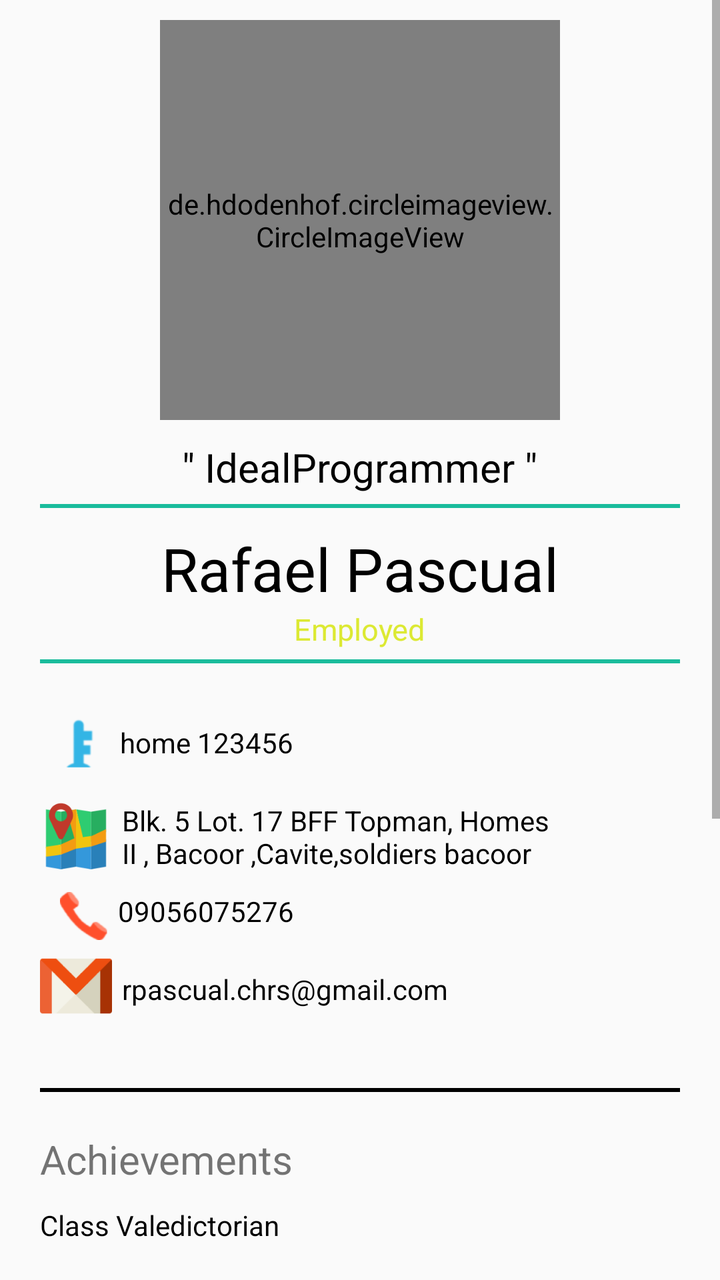
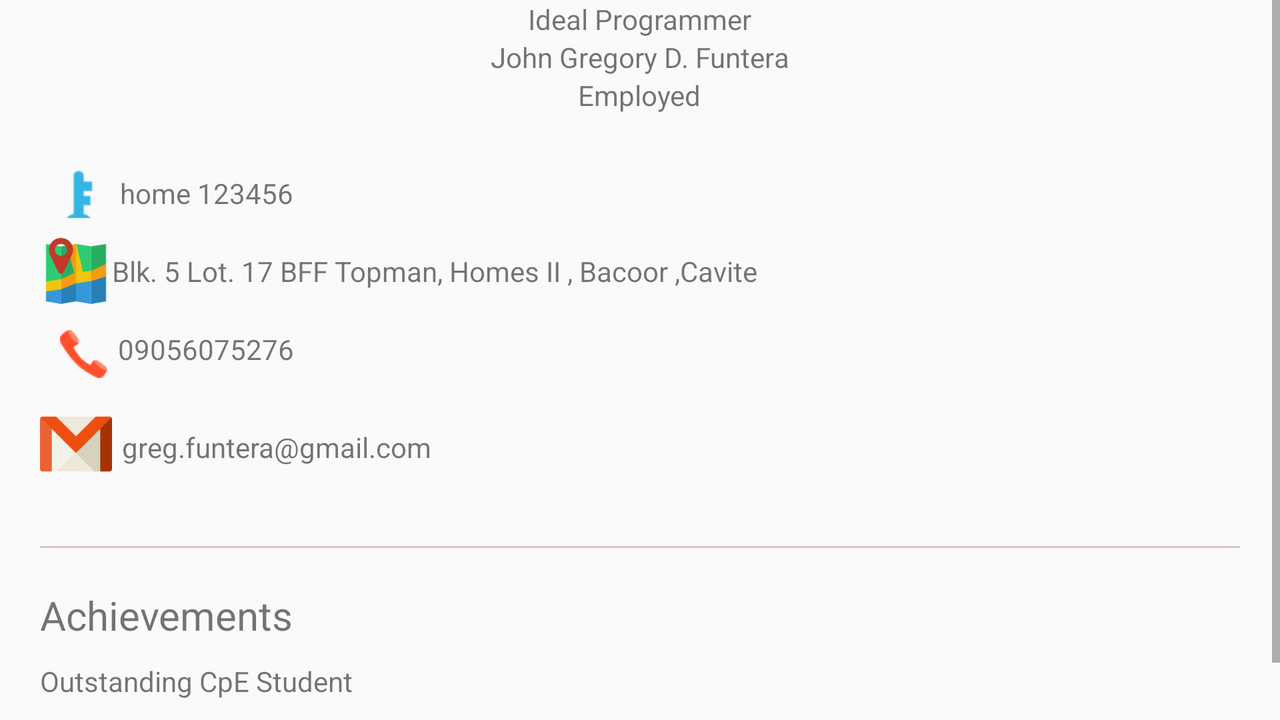

The same Android screen from two of the app's own layout files: first res/layout/ as a phone draws it, then the author's variant for another configuration, drawn on a device whose configuration selects that folder. Both files follow.
<!-- AndroidManifest.xml: application theme AppTheme -->
<!-- res/layout/fragment_employer_profile.xml -->
<FrameLayout xmlns:android="http://schemas.android.com/apk/res/android"
    xmlns:tools="http://schemas.android.com/tools"
    android:layout_width="match_parent"
    android:layout_height="match_parent"
    xmlns:app="http://schemas.android.com/apk/res-auto"
    tools:context="com.chrs.iit.android.greg.joberfied.EmployerProfile">
<ScrollView
    android:layout_width="match_parent"
    android:layout_height="wrap_content"
    android:layout_gravity="center">
    <RelativeLayout
        android:layout_width="match_parent"
        android:layout_height="match_parent"
        android:gravity="center">

    <de.hdodenhof.circleimageview.CircleImageView
        android:id="@+id/iv_profilepic"
        android:layout_width="200dp"
        android:layout_height="200dp"
        android:src="@drawable/rafael"
        android:layout_marginTop="10dp"
        android:layout_marginBottom="10dp"
        app:civ_border_width="3dp"
        app:civ_border_color="#1abc9c"
        android:layout_centerHorizontal="true"
        />
    <LinearLayout
        android:id="@+id/linearLayout_profile"
        android:layout_width="match_parent"
        android:layout_height="wrap_content"
        android:layout_below="@+id/iv_profilepic"
        android:gravity="center"
        android:orientation="vertical"
        android:layout_marginRight="20dp"
        android:layout_marginLeft="20dp">
        <TextView
            android:id="@+id/tv_profile_title"
            android:layout_width="wrap_content"
            android:layout_height="wrap_content"
            android:text="@string/app_JobSeeker_Title"
            android:layout_marginBottom="5dp"
            android:textColor="#000000"
            android:textSize="20sp"
            />
        <ImageView
            android:id="@+id/iv_divider_top"
            android:layout_width="fill_parent"
            android:layout_height="2dp"
            android:background="#1abc9c"
            android:layout_below="@+id/tv_profile_title"
            >
        </ImageView>
        <TextView
            android:id="@+id/tv_profile_name"
            android:layout_width="wrap_content"
            android:layout_height="wrap_content"
            android:text="Rafael Pascual"
            android:textSize="30sp"
            android:layout_marginTop="10dp"
            android:textColor="#000000"
            />
        <TextView
            android:id="@+id/tv_profile_status"
            android:layout_width="wrap_content"
            android:layout_height="wrap_content"
            android:text="Employed"
            android:textSize="15sp"
            android:layout_marginBottom="5dp"
            android:textColor="#dce933"/>
        <ImageView
            android:id="@+id/iv_divider_bottom"
            android:layout_width="fill_parent"
            android:layout_height="2dp"
            android:background="#1abc9c"
            android:layout_below="@+id/tv_profile_status"
            >
        </ImageView>
    </LinearLayout>
        <RelativeLayout
            android:id="@+id/relativeLayout_profile"
            android:layout_width="match_parent"
            android:layout_height="wrap_content"
            android:layout_below="@+id/linearLayout_profile"
            android:layout_marginRight="20dp"
            android:layout_marginLeft="20dp"
            android:layout_marginTop="20dp"
            >
        <ImageView
            android:id="@+id/iv_key"
            android:layout_width="wrap_content"
            android:layout_height="wrap_content"
            android:src="@drawable/ic_key"
            />
        <TextView
            android:id="@+id/tv_key"
            android:layout_width="wrap_content"
            android:layout_height="wrap_content"
            android:text="home 123456"
            android:layout_toRightOf="@+id/iv_key"
            android:layout_marginTop="10dp"
            android:textColor="#000000"/>
            <ImageView
                android:id="@+id/iv_map"
                android:layout_width="36dp"
                android:layout_height="36dp"
                android:src="@drawable/map"
                android:layout_below="@id/tv_key"
                android:layout_marginTop="18dp"
                />
            <TextView
                android:id="@+id/tv_map"
                android:layout_width="wrap_content"
                android:layout_height="wrap_content"
                android:text="Blk. 5 Lot. 17 BFF Topman, Homes II , Bacoor ,Cavite,soldiers bacoor"
                android:layout_below="@id/tv_key"
                android:layout_toRightOf="@+id/iv_map"
                android:layout_marginTop="20dp"
                android:layout_marginRight="60dp"
                android:layout_marginLeft="5dp"
                android:textColor="#000000"/>
            <ImageView
                android:id="@+id/iv_phone"
                android:layout_width="wrap_content"
                android:layout_height="wrap_content"
                android:src="@drawable/ic_phone"
                android:layout_below="@+id/tv_map"
                android:layout_marginTop="10dp"
                android:paddingLeft="10dp"
                />
            <TextView
                android:id="@+id/tv_phone"
                android:layout_width="wrap_content"
                android:layout_height="wrap_content"
                android:text="09056075276"
                android:layout_below="@+id/tv_map"
                android:layout_toRightOf="@+id/iv_phone"
                android:layout_marginTop="10dp"
                android:layout_marginLeft="5dp"
                android:textColor="#000000"/>
            <ImageView
                android:id="@+id/iv_email"
                android:layout_width="36dp"
                android:layout_height="36dp"
                android:src="@drawable/gmail"
                android:layout_below="@+id/tv_phone"
                android:layout_marginTop="10dp"
                />
            <TextView
                android:id="@+id/tv_email"
                android:layout_width="wrap_content"
                android:layout_height="wrap_content"
                android:text="rpascual.chrs@gmail.com"
                android:layout_below="@+id/tv_phone"
                android:layout_toRightOf="@+id/iv_email"
                android:layout_marginTop="20dp"
                android:layout_marginLeft="5dp"
                android:textColor="#000000"
                />
            <ImageView
                android:id="@+id/iv_divider_1"
                android:layout_width="fill_parent"
                android:layout_height="2dp"
                android:background="#000000"
                android:layout_below="@+id/tv_email"
                android:layout_marginTop="40dp"
                >
            </ImageView>
            <TextView
                android:id="@+id/tv_achievements"
                android:layout_width="wrap_content"
                android:layout_height="wrap_content"
                android:layout_below="@+id/iv_divider_1"
                android:text="Achievements"
                android:layout_marginTop="20dp"
                android:textSize="20sp"/>
            <TextView
                android:id="@+id/tv_profile_achievements"
                android:layout_width="wrap_content"
                android:layout_height="wrap_content"
                android:layout_below="@+id/tv_achievements"
                android:text="Class Valedictorian"
                android:layout_marginTop="10dp"
                android:textColor="#000000"
                />
            <ImageView
                android:id="@+id/iv_divider_2"
                android:layout_width="fill_parent"
                android:layout_height="1dp"
                android:layout_below="@+id/tv_profile_achievements"
                android:layout_marginTop="40dp"
                android:background="#dcc3c3"
                />
            <TextView
                android:id="@+id/tv_workExperiences"
                android:layout_width="wrap_content"
                android:layout_height="wrap_content"
                android:layout_below="@+id/iv_divider_2"
                android:text="Work Experiences"
                android:layout_marginTop="20dp"
                android:textSize="20sp"
                />
            <TextView
                android:id="@+id/tv_profile_workExperiences"
                android:layout_width="wrap_content"
                android:layout_height="wrap_content"
                android:layout_below="@+id/tv_workExperiences"
                android:text="JuanLab"
                android:layout_marginTop="10dp"
                android:textColor="#000000"
                />
            <TextView
                android:id="@+id/tv_profile_workExperiences_description"
                android:layout_width="wrap_content"
                android:layout_height="wrap_content"
                android:layout_below="@+id/tv_profile_workExperiences"
                android:text="Resposnible with the overall IT Operations"
                android:textColor="#605959"
                />
            <ImageView
                android:id="@+id/iv_divider_3"
                android:layout_width="fill_parent"
                android:layout_height="1dp"
                android:background="#dcc3c3"
                android:layout_below="@+id/tv_profile_workExperiences_description"
                android:layout_marginTop="40dp"
                />
            <TextView
                android:id="@+id/tv_Education"
                android:layout_width="wrap_content"
                android:layout_height="wrap_content"
                android:layout_below="@+id/iv_divider_3"
                android:text="Education"
                android:layout_marginTop="20dp"
                android:textSize="20sp"
                />
            <TextView

                android:id="@+id/tv_profile_Education_collegeschool"
                android:layout_width="wrap_content"
                android:layout_height="wrap_content"
                android:layout_below="@+id/tv_Education"
                android:text="Pamantasang Lungsod ng Pasig"
                android:layout_marginTop="10dp"
                android:textColor="#000000"
                />
            <TextView
                android:id="@+id/tv_profile_Education_bachelor"
                android:layout_width="fill_parent"
                android:layout_height="wrap_content"
                android:layout_below="@+id/tv_profile_Education_collegeschool"
                android:text="Bachelor of Science in Information Technology"
                android:textColor="#605959"
                />
            <TextView
                android:id="@+id/tv_profile_Education_highscool"
                android:layout_width="fill_parent"
                android:layout_height="wrap_content"
                android:layout_below="@+id/tv_profile_Education_bachelor"
                android:text="Rizal High School"
                android:layout_marginTop="30dp"
                android:textColor="#000000"
                />
            <TextView
                android:id="@+id/tv_profile_Education_highscool_schoolyear"
                android:layout_width="fill_parent"
                android:layout_height="wrap_content"
                android:layout_below="@+id/tv_profile_Education_highscool"
                android:text="June 1999 - March 2003"
                android:textColor="#605959"
                />
            <TextView
                android:id="@+id/tv_profile_Education_highscool_credentials"
                android:layout_width="fill_parent"
                android:layout_height="wrap_content"
                android:layout_below="@+id/tv_profile_Education_highscool_schoolyear"
                android:text="Class Valedictorian"
                android:layout_marginBottom="20dp"
                android:textColor="#605959"
                />

        </RelativeLayout>
    </RelativeLayout>
</ScrollView>

</FrameLayout>
<!-- resources referenced by this layout -->
<resources>
  <!-- drawable gmail: png bitmap (drawable, 835 bytes) -->
  <!-- drawable ic_key: png bitmap (drawable, 585 bytes) -->
  <!-- drawable ic_phone: png bitmap (drawable, 773 bytes) -->
  <!-- drawable map: png bitmap (drawable, 3039 bytes) -->
  <string name="app_JobSeeker_Title">\" IdealProgrammer \"</string>
  <style name="AppTheme" parent="Theme.AppCompat.Light.DarkActionBar">
          
          <item name="colorPrimary">#34495e</item>
          <item name="colorPrimaryDark">#34495e</item>
          <item name="colorAccent">@color/colorAccent</item>
  
      </style>
  <color name="colorAccent">#FF4081</color>
</resources>
<!-- res/layout-land/fragment_employer_profile.xml (the author's variant of the layout above) -->
<!-- drawn on the phone turned sideways -->
<FrameLayout xmlns:android="http://schemas.android.com/apk/res/android"
    xmlns:tools="http://schemas.android.com/tools"
    android:layout_width="match_parent"
    android:layout_height="match_parent"
    tools:context="com.chrs.iit.android.greg.joberfied.EmployerProfile">
<ScrollView
    android:layout_width="match_parent"
    android:layout_height="wrap_content"
    android:layout_gravity="center">
    <RelativeLayout
        android:layout_width="match_parent"
        android:layout_height="match_parent"
        android:gravity="center">
    <ImageView
        android:id="@+id/iv_profilepic"
        android:layout_width="wrap_content"
        android:layout_height="wrap_content"
        />
    <LinearLayout
        android:id="@+id/linearLayout_profile"
        android:layout_width="match_parent"
        android:layout_height="wrap_content"
        android:layout_below="@+id/iv_profilepic"
        android:gravity="center"
        android:orientation="vertical">
        <TextView
            android:id="@+id/tv_profile_title"
            android:layout_width="wrap_content"
            android:layout_height="wrap_content"
            android:text="Ideal Programmer"
            />
        <TextView
            android:id="@+id/tv_profile_name"
            android:layout_width="wrap_content"
            android:layout_height="wrap_content"
            android:text="John Gregory D. Funtera"
            />
        <TextView
            android:id="@+id/profile_status"
            android:layout_width="wrap_content"
            android:layout_height="wrap_content"
            android:text="Employed"/>
    </LinearLayout>
        <RelativeLayout
            android:id="@+id/relativeLayout_profile"
            android:layout_width="match_parent"
            android:layout_height="wrap_content"
            android:layout_below="@+id/linearLayout_profile"
            android:layout_marginRight="20dp"
            android:layout_marginLeft="20dp"
            android:layout_marginTop="20dp"
            >
        <ImageView
            android:id="@+id/iv_key"
            android:layout_width="wrap_content"
            android:layout_height="wrap_content"
            android:src="@drawable/ic_key"
            />
        <TextView
            android:id="@+id/tv_key"
            android:layout_width="wrap_content"
            android:layout_height="wrap_content"
            android:text="home 123456"
            android:layout_toRightOf="@+id/iv_key"
            android:layout_marginTop="10dp"/>
            <ImageView
                android:id="@+id/iv_map"
                android:layout_width="36dp"
                android:layout_height="36dp"
                android:src="@drawable/map"
                android:layout_below="@id/tv_key"
                android:layout_marginTop="10dp"
                />
            <TextView
                android:id="@+id/tv_map"
                android:layout_width="wrap_content"
                android:layout_height="wrap_content"
                android:text="Blk. 5 Lot. 17 BFF Topman, Homes II , Bacoor ,Cavite"
                android:layout_below="@id/tv_key"
                android:layout_toRightOf="@+id/iv_map"
                android:layout_marginTop="20dp"/>
            <ImageView
                android:id="@+id/iv_phone"
                android:layout_width="wrap_content"
                android:layout_height="wrap_content"
                android:src="@drawable/ic_phone"
                android:layout_below="@+id/tv_map"
                android:layout_marginTop="20dp"
                android:paddingLeft="10dp"
                />
            <TextView
                android:id="@+id/tv_phone"
                android:layout_width="wrap_content"
                android:layout_height="wrap_content"
                android:text="09056075276"
                android:layout_below="@+id/tv_map"
                android:layout_toRightOf="@+id/iv_phone"
                android:layout_marginTop="20dp"
                android:layout_marginLeft="5dp"/>
            <ImageView
                android:id="@+id/iv_email"
                android:layout_width="36dp"
                android:layout_height="36dp"
                android:src="@drawable/gmail"
                android:layout_below="@+id/tv_phone"
                android:layout_marginTop="20dp"
                />
            <TextView
                android:id="@+id/tv_email"
                android:layout_width="wrap_content"
                android:layout_height="wrap_content"
                android:text="greg.funtera@gmail.com"
                android:layout_below="@+id/tv_phone"
                android:layout_toRightOf="@+id/iv_email"
                android:layout_marginTop="30dp"
                android:layout_marginLeft="5dp"
                />
            <ImageView
                android:id="@+id/iv_divider_1"
                android:layout_width="fill_parent"
                android:layout_height="1dp"
                android:background="#dcc3c3"
                android:layout_below="@+id/tv_email"
                android:layout_marginTop="40dp"
                >
            </ImageView>
            <TextView
                android:id="@+id/tv_achievements"
                android:layout_width="wrap_content"
                android:layout_height="wrap_content"
                android:layout_below="@+id/iv_divider_1"
                android:text="Achievements"
                android:layout_marginTop="20dp"
                android:textSize="20sp"/>
            <TextView
                android:id="@+id/tv_profile_achievements"
                android:layout_width="wrap_content"
                android:layout_height="wrap_content"
                android:layout_below="@+id/tv_achievements"
                android:text="Outstanding CpE Student"
                android:layout_marginTop="10dp"
                />
            <ImageView
                android:id="@+id/iv_divider_2"
                android:layout_width="fill_parent"
                android:layout_height="1dp"
                android:background="#dcc3c3"
                android:layout_below="@+id/tv_profile_achievements"
                android:layout_marginTop="40dp"
                />
        </RelativeLayout>



    </RelativeLayout>
</ScrollView>

</FrameLayout>
<!-- resources referenced by the variant -->
<!-- as the phone turned sideways resolves them -->
<resources>
  <!-- drawable gmail: png bitmap (drawable, 835 bytes) -->
  <!-- drawable ic_key: png bitmap (drawable, 585 bytes) -->
  <!-- drawable ic_phone: png bitmap (drawable, 773 bytes) -->
  <!-- drawable map: png bitmap (drawable, 3039 bytes) -->
  <style name="AppTheme" parent="Theme.AppCompat.Light.DarkActionBar">
          
          <item name="colorPrimary">#34495e</item>
          <item name="colorPrimaryDark">#34495e</item>
          <item name="colorAccent">@color/colorAccent</item>
  
      </style>
  <color name="colorAccent">#FF4081</color>
</resources>
